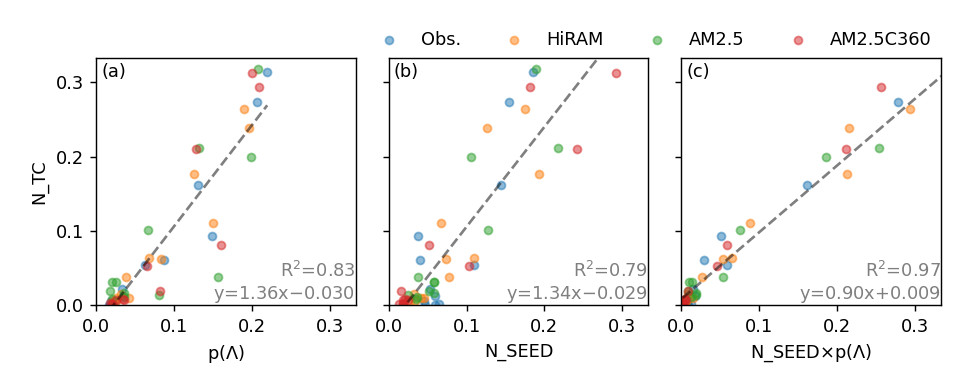

This chart was generated by the following Python code:
#!/usr/bin/env python
# Wenchang Yang (wenchang@princeton.edu)
# Thu Jun  4 11:50:59 EDT 2020
if __name__ == '__main__':
    from misc.timer import Timer
    tt = Timer(f'start {__file__}')
import sys, os.path, os, glob
import xarray as xr, numpy as np, pandas as pd
import matplotlib.pyplot as plt
#more imports
import xaddon
from wyshared import scatterplot
#
if __name__ == '__main__':
    tt.check('end import')
#
#start from here
basin = 'NA'
years = slice('1980', '2018')
dfile = __file__.replace('.py', f'.{basin}.nc')
if os.path.exists(dfile):
    ds = xr.open_dataset(dfile)
    print('[loaded]:', dfile)
else:
    from ERA5.fig_scatter_ntc_vs_all_rainy1p5xvort import get_scatter_data as get_scatter_data_era5
    from IBTrACS.data_ntc_cycle import get_cycle as cycle_ntc
    from amipHadISST.fig_scatter_ntc_vs_all_rainy1p5xvort import get_scatter_data as get_scatter_data_hiram
    from AM2p5.fig_scatter_ntc_vs_all_rainy1p5xvort import get_scatter_data as get_scatter_data_floram
    from AM2p5C360.fig_scatter_ntc_vs_all_rainy3xvort import get_scatter_data as get_scatter_data_floramplus
    ds_obs = get_scatter_data_era5(basin=basin, years=years)
    ds_obs['ntc_era5'] = ds_obs['ntc']
    ds_obs['ntc'] = cycle_ntc(basin=basin, years=years)['mclim']
    ds_hiram = get_scatter_data_hiram(basin=basin, years=years)
    ds_floram = get_scatter_data_floram(basin=basin, years=years)
    ds_floramplus = get_scatter_data_floramplus(basin=basin, years=years)
    # normalize by annual total value
    func_norm = lambda x: x/x.sum('month')
    ds_obs = ds_obs.pipe(func_norm)
    ds_hiram = ds_hiram.pipe(func_norm)
    ds_floram = ds_floram.pipe(func_norm)
    ds_floramplus = ds_floramplus.pipe(func_norm)
    # concatenate data
    ds = xr.concat([ds_obs.drop('ntc_era5'), ds_hiram, ds_floram, ds_floramplus], dim=pd.Index(['Obs.', 'HiRAM', 'AM2.5', 'AM2.5C360'], name='model'))
    ds.to_netcdf(dfile)
    print('[saved]:', dfile)
models = ds.model.values
ds = ds.stack(s=['model', 'month'])
    
 
if __name__ == '__main__':
    from wyconfig import * #my plot settings
    plt.rcParams['figure.constrained_layout.use'] = False
    plt.close()
    #fig, axes = plt.subplots(4, 3, sharey=True, sharex='col', figsize=(7.5,6.5))
    fig, axes = plt.subplots(1, 3, sharey=True, sharex=True, figsize=(7.5,3))
    suptitle = None #'Obs. (IBTrACS TC)'
    #figname = __file__.replace('.py', f'_{tt.today()}.png')

    ax = axes[0]
    #scatterplot(ax=ax, xlabel='ERA5 p($\Lambda$)', ylabel='IBTrACS N_TC', x='p', y='ntc', data=ds)
    #scatterplot(ax=ax, xlabel=None, ylabel='N_TC', x='p', y='ntc', data=ds, title='Obs.', tag='(a)')
    scatterplot(ax=ax, xlabel='p($\Lambda$)', ylabel='N_TC', x='p', y='ntc', data=ds, title=None, tag='(a)', label=None, color='.99')
    for model in models:
        scatterplot(ax=ax, x='p', y='ntc', data=ds.sel(model=model), rg_on=False, label=model)

    ax = axes[1]
    #scatterplot(ax=ax, xlabel='N_SEED', x='nseed', y='ntc', data=ds)
    scatterplot(ax=ax, xlabel='N_SEED', x='nseed', y='ntc', data=ds, tag='(b)', color='.99', label=None)
    for model in models:
        scatterplot(ax=ax, x='nseed', y='ntc', data=ds.sel(model=model), rg_on=False, label=model)

    ax = axes[2]
    #scatterplot(ax=ax, xlabel='N_SEED$\\times$p($\Lambda$)', x='nseedxp', y='ntc', data=ds)
    scatterplot(ax=ax, xlabel='N_SEED$\\times$p($\Lambda$)', x='nseedxp', y='ntc', data=ds, tag='(c)', color='.99', label=None)
    for model in models:
        scatterplot(ax=ax, x='nseedxp', y='ntc', data=ds.sel(model=model), rg_on=False, label=model)
    key = 'ntc'
    ymax = ds[key].max().item()
    f = 1.05 #scale factor
    ax.set_ylim(0, ymax*f)
    ax.set_xlim(0, ymax*f)

    plt.tight_layout(rect=[0,0,1,0.9])
    axes[2].legend(bbox_to_anchor=(1, 1), loc='lower right', frameon=False, ncol=4, borderpad=0)

    if suptitle is not None:
        fig.suptitle(suptitle)

    if len(sys.argv)>1 and sys.argv[1]=='savefig':
        figname = __file__.replace('.py', '.png')
        wysavefig(figname)

    tt.check(f'**Done**')
    plt.show()
    plt.rcParams['figure.constrained_layout.use'] = True
    
